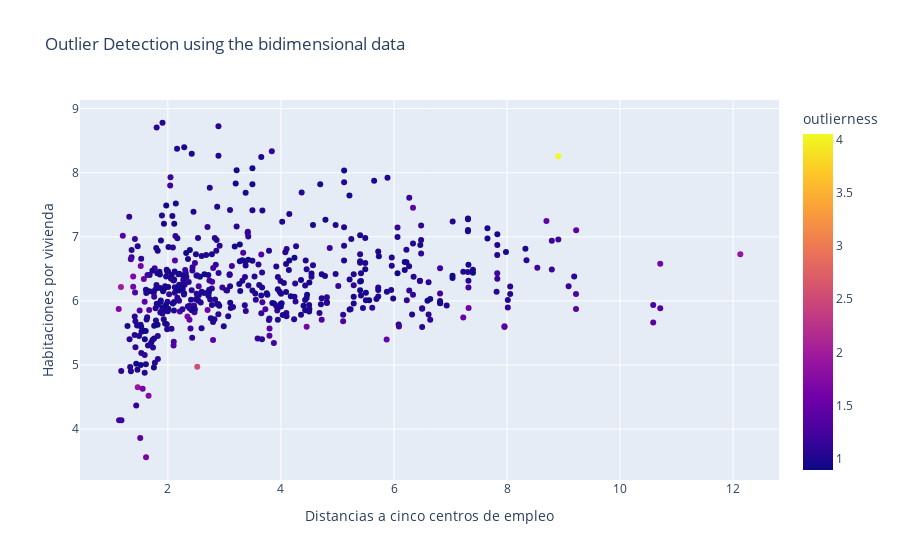

This figure's notebook cell:
### Markdown cell above
## Método 1: Local Outlier Factor (LOF)

### Code cell
np.random.seed(42)
clf = LocalOutlierFactor(n_neighbors=5)
df_red = df[["dis","rm"]]

#Estandarizo los datos
scaler = StandardScaler()
df_red_scaled = scaler.fit_transform(df_red)
clf.fit_predict(df_red_scaled) 
outlierness = clf.negative_outlier_factor_
df_red["outlierness"] = abs(outlierness)

fig = px.scatter(df_red, x="dis", y="rm", title="Gráfico de Dispersión", color="outlierness")
fig.update_layout(
    title="Outlier Detection using the bidimensional data",
    xaxis_title="Distancias a cinco centros de empleo",
    yaxis_title="Habitaciones por vivienda"
)
fig.show()

### Figure 1 — Plotly figure (JSON) as saved in the notebook; plotly's stock layout.template omitted (floating-point values rounded to 4 significant figures; data arrays with more than 128 entries replaced by an {"elided": "..."} marker saying what was removed)
{"data": [{"hovertemplate": "dis=%{x}<br>rm=%{y}<br>outlierness=%{marker.color}<extra></extra>", "legendgroup": "", "marker": {"color": {"elided": "506 float values"}, "coloraxis": "coloraxis", "symbol": "circle"}, "mode": "markers", "name": "", "orientation": "v", "showlegend": false, "type": "scatter", "x": {"elided": "506 float values"}, "xaxis": "x", "y": {"elided": "506 float values"}, "yaxis": "y"}], "layout": {"coloraxis": {"colorbar": {"title": {"text": "outlierness"}}, "colorscale": [[0, "#0d0887"], [0.1111, "#46039f"], [0.2222, "#7201a8"], [0.3333, "#9c179e"], [0.4444, "#bd3786"], [0.5556, "#d8576b"], [0.6667, "#ed7953"], [0.7778, "#fb9f3a"], [0.8889, "#fdca26"], [1, "#f0f921"]]}, "legend": {"tracegroupgap": 0}, "title": {"text": "Outlier Detection using the bidimensional data"}, "xaxis": {"anchor": "y", "domain": [0, 1], "title": {"text": "Distancias a cinco centros de empleo"}}, "yaxis": {"anchor": "x", "domain": [0, 1], "title": {"text": "Habitaciones por vivienda"}}}}
